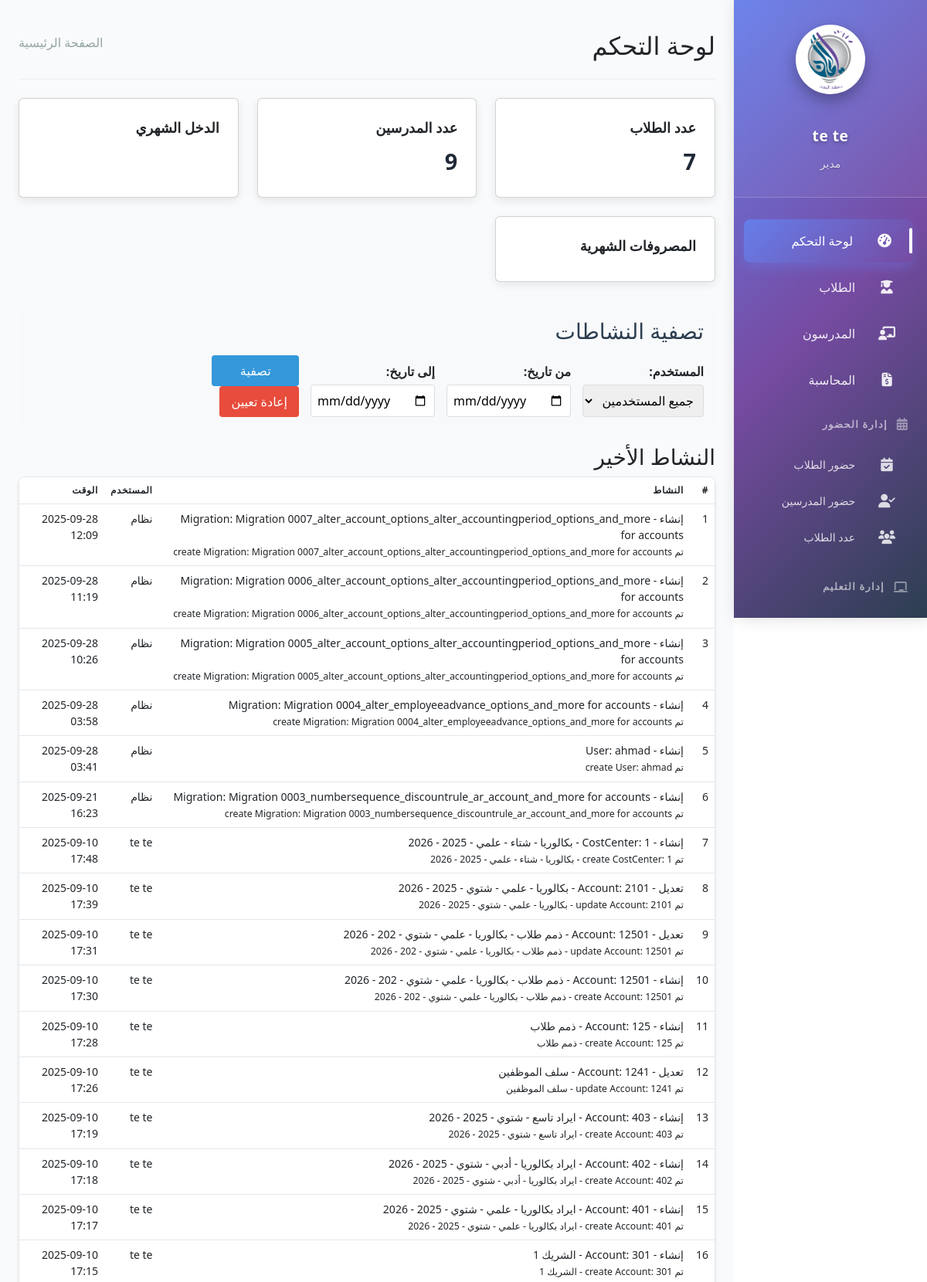
Screenshot of /index (signed in, upper part) with the database file from the repository.
### employ/models.py (models this page shows, shortened)
class Employee(models.Model):
    POSITION_CHOICES = [
        ('admin', 'إداري'),
        ('accountant', 'محاسب'),
        ('mentor', 'مرشد'),
        ('manager', 'مدير'),
        ('marketing', 'تسويق'),
        ('reception', 'استقبال'),
    ]
    user = models.OneToOneField(User, on_delete=models.CASCADE, related_name='employee')
    position = models.CharField(max_length=20, choices=POSITION_CHOICES)
    phone_number = models.CharField(max_length=20)
    hire_date = models.DateField(auto_now_add=True)
    salary = models.DecimalField(max_digits=10, decimal_places=2)
    last_salary_payment_date = models.DateField(
        null=True,
        blank=True,
        verbose_name='تاريخ آخر دفعة راتب'
    )

### pages/models.py (models this page shows, shortened)
class ActivityLog(models.Model):
    ACTION_CHOICES = [
        ('create', 'إنشاء'),
        ('update', 'تعديل'),
        ('delete', 'حذف'),
        ('login', 'دخول'),
        ('logout', 'خروج'),
        ('view', 'عرض'),
        ('other', 'أخرى'),
    ]
    user = models.ForeignKey(User, on_delete=models.CASCADE, null=True, blank=True)
    action = models.CharField(max_length=10, choices=ACTION_CHOICES)
    content_type = models.CharField(max_length=100)  # نوع المودل
    object_id = models.PositiveIntegerField(null=True, blank=True)  # معرف العنصر
    object_repr = models.CharField(max_length=200)  # وصف العنصر
    timestamp = models.DateTimeField(default=timezone.now)
    details = models.TextField(blank=True)  # تفاصيل إضافية
    class Meta:
        ordering = ['-timestamp']
        verbose_name = 'سجل النشاط'
        verbose_name_plural = 'سجلات النشاطات'

### pages/views.py (the view, shortened to what this page needs)
# urls.py: path('index',views.IndexView.as_view() , name="index"),
class IndexView(LoginRequiredMixin, TemplateView):
    template_name = 'pages/index.html'
    def get_context_data(self, **kwargs):
        context = super().get_context_data(**kwargs)
        context['students_count'] = Student.objects.count()
        context['teachers_count'] = Teacher.objects.count()
        start_date = timezone.now().replace(day=1)
        end_date = start_date + timedelta(days=31)
        context['users'] = User.objects.exclude(username='admin')
        user_filter = self.request.GET.get('user', '')
        start_date_filter = self.request.GET.get('start_date', '')
        end_date_filter = self.request.GET.get('end_date', '')
        context['selected_user'] = user_filter
        context['start_date'] = start_date_filter
        context['end_date'] = end_date_filter
        activity_query = ActivityLog.objects.filter(
            Q(user__is_superuser=False) | Q(user__isnull=True)
        ).exclude(content_type='LogEntry')
        activity_query = activity_query.exclude(user__username='admin')
        if user_filter:
            activity_query = activity_query.filter(user_id=user_filter)
        if start_date_filter:
            try:
                start_date = datetime.strptime(start_date_filter, '%Y-%m-%d')
                activity_query = activity_query.filter(timestamp__gte=start_date)
            except ValueError:
                pass  # تجاهل في حالة تاريخ غير صحيح
        context['recent_activities'] = activity_query.order_by('-timestamp')[:50]  # تحديد 50 نشاط فقط
        return context

### employ/context_processors.py (called while the page is built)
def employee_data(request):
    if request.user.is_authenticated:
        try:
            from .models import Employee
            if hasattr(request.user, 'employee'):
                return {'employee': request.user.employee}
        except Exception:
            pass
    return {}

### templates/pages/index.html (shortened to what this page needs)
{% extends "base.html" %}
{% load static %}
{% block content %}
    {% if user.is_authenticated %}
        <div class="header">
            <h2 id="pageTitle">لوحة التحكم</h2>
            <div class="breadcrumb" id="breadcrumb">
                <span>الصفحة الرئيسية</span>
            </div>
        </div>
        <div id="moduleContent">
            <div class="dashboard-cards">
                <div class="card">
                    <div class="card-title">عدد الطلاب</div>
                    <div class="card-value" id="studentsCount">{{ students_count }}</div>
                </div>
                <div class="card">
                    <div class="card-title">عدد المدرسين</div>
                    <div class="card-value" id="teachersCount">{{ teachers_count }}</div>
                </div>
                <div class="card">
                    <div class="card-title">الدخل الشهري</div>
                </div>
                <div class="card">
                    <div class="card-title">المصروفات الشهرية</div>
                </div>
            </div>
            <div class="filter-section">
                <h3>تصفية النشاطات</h3>
                <form method="GET" id="filterForm">
                    <div class="filter-row">
                        <div class="filter-group">
                            <label for="userFilter">المستخدم:</label>
                            <select name="user" id="userFilter">
                                <option value="">جميع المستخدمين</option>
                            </select>
                        </div>
                        <div class="filter-group">
                            <label for="startDate">من تاريخ:</label>
                            <input type="date" name="start_date" id="startDate" value="{{ start_date }}">
                        </div>
                        <div class="filter-group">
                            <label for="endDate">إلى تاريخ:</label>
                            <input type="date" name="end_date" id="endDate" value="{{ end_date }}">
                        </div>
                        <div class="filter-group">
                            <button type="submit" class="btn-filter">تصفية</button>
                            <button type="button" id="resetFilter" class="btn-reset">إعادة تعيين</button>
                        </div>
                    </div>
                </form>
            </div>
            <div class="recent-activity">
                <h3>النشاط الأخير</h3>
                <div class="table-container">
                    <table id="activityTable" class="table">
                        <thead>
                            <tr>
                                <th>#</th>
                                <th>النشاط</th>
                                <th>المستخدم</th>
                                <th>الوقت</th>
                            </tr>
                        </thead>
                        <tbody>
                            {% for activity in recent_activities %}
                            <tr>
                                <td>{{ forloop.counter }}</td>
                                <td>
                                    {{ activity.get_action_display }} -
                                    {{ activity.content_type }}:
                                    {{ activity.object_repr }}
                                    {% if activity.details %}
                                    <br><small>{{ activity.details }}</small>
                                    {% endif %}
                                </td>
                                <td>
                                    {% if activity.user %}
                                        {{ activity.user.get_full_name|default:activity.user.username }}
                                    {% else %}
                                        نظام
                                    {% endif %}
                                </td>
                                <td>{{ activity.timestamp|date:"Y-m-d H:i" }}</td>
                            </tr>
                            {% empty %}
                            <tr>
                                <td colspan="4" class="text-center">لا يوجد نشاطات مسجلة</td>
                            </tr>
                            {% endfor %}
                        </tbody>
                    </table>
                </div>
            </div>
        </div>
    {% else %}
        <div class="login-prompt">
            <h2>مرحباً بك في نظام إدارة المعهد</h2>
            <p>يجب <a href="{% url 'login' %}">تسجيل الدخول</a> للوصول إلى لوحة التحكم</p>
        </div>
    {% endif %}
{% endblock %}

### templates/partials/_navbar.html (shortened to what this page needs)
{% load static %}
{% if user.is_authenticated %}
<div class="sidebar">
    <div class="sidebar-header">
        <div class="logo-container">
            <img src="{% static 'img/logo.png' %}" alt="معهد اليمان" class="sidebar-logo"
                 onerror="this.style.display='none'; this.nextElementSibling.style.display='flex';">
        </div>
        <div class="user-info">
            <span>{{ user.get_full_name }}</span>
            <small>{{ user.employee.get_position_display }}</small>
        </div>
    </div>
    <div class="sidebar-menu">
        {% if user.employee.position == 'manager' or user.is_superuser %}
        <a href="{% url "pages:index" %}" class="menu-item" data-module="dashboard">
            <i class="fas fa-tachometer-alt"></i>
            <span>لوحة التحكم</span>
        </a>
        {% endif %}
        {% if user.employee.position in 'manager,admin,reception' or user.is_superuser %}
        <a href="{% url "students:student" %}" class="menu-item" data-module="students">
            <i class="fas fa-user-graduate"></i>
            <span>الطلاب</span>
        </a>
        {% endif %}
        {% if user.employee.position in 'manager,admin' or user.is_superuser %}
        <a href="{% url "employ:teachers" %}" class="menu-item" data-module="teachers">
            <i class="fas fa-chalkboard-teacher"></i>
            <span>المدرسون</span>
        </a>
        {% endif %}
        {% if user.employee.position in 'manager,accountant,reception' or user.is_superuser %}
        <a href="{% url "accounts:dashboard" %}" class="menu-item {% if 'accounts' in request.resolver_match.app_name %}active{% endif %}" data-module="accounts">
            <i class="fas fa-file-invoice-dollar"></i>
            <span>المحاسبة</span>
        </a>
        {% endif %}
        {% if user.employee.position in 'manager,mentor' or user.is_superuser %}
        <div class="menu-group">
            <div class="menu-group-title">
                <i class="fas fa-calendar-alt"></i>
                <span>إدارة الحضور</span>
            </div>
            <a href="{% url "attendance:attendance" %}" class="menu-item sub-item" data-module="attendance">
                <i class="fas fa-calendar-check"></i>
                <span>حضور الطلاب</span>
            </a>
            <a class="menu-item sub-item" href="{% url 'attendance:teacher_attendance' %}">
                <i class="fas fa-user-check"></i>
                <span>حضور المدرسين</span>
            </a>
            <a href="{% url "students:stu_num" %}" class="menu-item sub-item" data-module="students-count">
                <i class="fas fa-users"></i>
                <span>عدد الطلاب</span>
            </a>
        </div>
        {% endif %}
        {% if user.employee.position in 'manager,mentor' or user.is_superuser %}
        <div class="menu-group">
            <div class="menu-group-title">
                <i class="fas fa-chalkboard"></i>
                <span>إدارة التعليم</span>
            </div>
            <a href="{% url "classroom:classroom" %}" class="menu-item sub-item" data-module="classroom">
            </a>
        </div>
        {% endif %}
    </div>
</div>
{% endif %}

### static/css/main.css (style rules this page uses)
:root { --primary-color: #3498db; --secondary-color: #2ecc71; --danger-color: #e74c3c; --warning-color: #f39c12; --info-color: #1abc9c; --dark-color: #4d6883; --light-color: #ecf0f1; --white: #ffffff; --black: #2c3e50; --gray: #95a5a6; --border-radius: 8px; --box-shadow: 0 2px 10px rgba(0, 0, 0, 0.1); --transition: all 0.3s ease; --sidebar-width: 250px; --sidebar-collapsed-width: 70px; --sidebar-transition: all 0.4s cubic-bezier(0.4, 0, 0.2, 1); }
* { margin: 0; padding: 0; box-sizing: border-box; }
html { scroll-behavior: smooth; }
body { font-family: 'Tajawal', sans-serif; background-image: url('../img/back.png'); color: var(--black); direction: rtl; line-height: 1.6; }
a { text-decoration: none; color: var(--primary-color); }
.sidebar { width: var(--sidebar-width); height: 100vh; position: fixed; right: 0; top: 0; background: linear-gradient(180deg, #2c3e50 0%, #1a252f 100%); color: white; transition: var(--sidebar-transition); z-index: 1000; overflow-y: auto; box-shadow: 5px 0 15px rgba(0, 0, 0, 0.1); display: flex; flex-direction: column; overscroll-behavior: contain; -webkit-overflow-scrolling: touch; scrollbar-width: thin; scrollbar-color: var(--primary-color) rgba(0,0,0,0.1); }
.sidebar-header { padding: 1.5rem; position: sticky; top: 0; background-color: var(--dark-color); z-index: 10; border-bottom: 1px solid rgba(255,255,255,0.1); display: flex; flex-direction: column; align-items: center; transition: var(--sidebar-transition); }
.user-info { margin-top: 1rem; }
.user-info span { display: block; font-weight: 700; }
.user-info small { color: var(--gray); font-size: 0.8rem; }
.sidebar-menu { flex-grow: 1; padding: 1rem 0; }
.menu-item { display: flex; align-items: center; padding: 0.8rem 1.5rem; margin: 0.2rem 1rem; border-radius: var(--border-radius); transition: var(--sidebar-transition); color: rgba(255, 255, 255, 0.9); cursor: pointer; position: relative; gap: 1rem; }
.menu-item.active { background-color: var(--primary-color); color: var(--white); box-shadow: 0 4px 6px rgba(0, 0, 0, 0.1); }
.menu-item i { font-size: 1.2rem; min-width: 24px; transition: var(--sidebar-transition); }
.menu-item span { margin-right: 0.8rem; white-space: nowrap; transition: var(--sidebar-transition); }
.header { display: flex; justify-content: space-between; align-items: center; margin-bottom: 1.5rem; padding-bottom: 1rem; border-bottom: 1px solid #eee; }
.breadcrumb { font-size: 0.9rem; color: var(--gray); }
.dashboard-cards { display: grid; grid-template-columns: repeat(auto-fill, minmax(250px, 1fr)); gap: 1.5rem; margin-bottom: 2rem; }
.card { background-color: var(--white); border-radius: var(--border-radius); padding: 1.5rem; box-shadow: var(--box-shadow); transition: var(--transition); }
.card-title { font-size: 0.9rem; color: var(--gray); margin-bottom: 0.5rem; }
.card-value { font-size: 1.8rem; font-weight: 700; color: var(--dark-color); }
.table-container { background-color: var(--white); border-radius: var(--border-radius); box-shadow: var(--box-shadow); overflow-x: auto; margin-bottom: 2rem; }
.table { width: 100%; border-collapse: collapse; }
.table th, .table td { padding: 0.8rem 1rem; text-align: right; }
.table th { background-color: #f8f9fa; font-weight: 700; color: var(--dark-color); border-bottom: 2px solid #eee; }
.table td { border-bottom: 1px solid #eee; }
label { display: block; margin-bottom: 0.5rem; font-weight: 500; }
@media (max-width: 1200px) { .sidebar { width: 220px; } }
@media (max-width: 1200px) { .menu-item { padding: 0.7rem 1.2rem; } }

### templates/pages/index.html (style rules this page uses)
.filter-section { background: #f8f9fa; padding: 15px; border-radius: 5px; margin-bottom: 20px; }
.filter-section h3 { margin-top: 0; margin-bottom: 15px; color: #2c3e50; }
.filter-row { display: flex; flex-wrap: wrap; gap: 15px; align-items: end; }
.filter-group { display: flex; flex-direction: column; }
.filter-group label { margin-bottom: 5px; font-weight: bold; }
.filter-group select, .filter-group input { padding: 8px; border: 1px solid #ddd; border-radius: 4px; }
.btn-filter, .btn-reset { padding: 8px 15px; border: none; border-radius: 4px; cursor: pointer; }
.btn-filter { background-color: #3498db; color: white; }
.btn-reset { background-color: #e74c3c; color: white; margin-left: 10px; }

### rows the page displays
ActivityLog: action "إنشاء", content_type "Migration", object_repr "Migration 0007_alter_account_options_alter_accountingperiod_options_and_more for accounts", details "تم create Migration: Migration 0007_alter_account_options_alter_accountingperiod_options_and_more for accounts", shows "نظام", timestamp "2025-09-28 12:09"
ActivityLog: action "إنشاء", content_type "Migration", object_repr "Migration 0006_alter_account_options_alter_accountingperiod_options_and_more for accounts", details "تم create Migration: Migration 0006_alter_account_options_alter_accountingperiod_options_and_more for accounts", shows "نظام", timestamp "2025-09-28 11:19"
ActivityLog: action "إنشاء", content_type "Migration", object_repr "Migration 0005_alter_account_options_alter_accountingperiod_options_and_more for accounts", details "تم create Migration: Migration 0005_alter_account_options_alter_accountingperiod_options_and_more for accounts", shows "نظام", timestamp "2025-09-28 10:26"
ActivityLog: action "إنشاء", content_type "Migration", object_repr "Migration 0004_alter_employeeadvance_options_and_more for accounts", details "تم create Migration: Migration 0004_alter_employeeadvance_options_and_more for accounts", shows "نظام", timestamp "2025-09-28 03:58"
ActivityLog: action "إنشاء", content_type "User", object_repr "ahmad", details "تم create User: ahmad", shows "نظام", timestamp "2025-09-28 03:41"
ActivityLog: action "إنشاء", content_type "Migration", object_repr "Migration 0003_numbersequence_discountrule_ar_account_and_more for accounts", details "تم create Migration: Migration 0003_numbersequence_discountrule_ar_account_and_more for accounts", shows "نظام", timestamp "2025-09-21 16:23"
ActivityLog: action "إنشاء", content_type "CostCenter", object_repr "1 - بكالوريا - شتاء - علمي - 2025 - 2026", details "تم create CostCenter: 1 - بكالوريا - شتاء - علمي - 2025 - 2026", user.get_full_name "te te", timestamp "2025-09-10 17:48"
ActivityLog: action "تعديل", content_type "Account", object_repr "2101 - بكالوريا - علمي - شتوي - 2025 - 2026", details "تم update Account: 2101 - بكالوريا - علمي - شتوي - 2025 - 2026", user.get_full_name "te te", timestamp "2025-09-10 17:39"
ActivityLog: action "تعديل", content_type "Account", object_repr "12501 - ذمم طلاب - بكالوريا - علمي - شتوي - 202 - 2026", details "تم update Account: 12501 - ذمم طلاب - بكالوريا - علمي - شتوي - 202 - 2026", user.get_full_name "te te", timestamp "2025-09-10 17:31"
ActivityLog: action "إنشاء", content_type "Account", object_repr "12501 - ذمم طلاب - بكالوريا - علمي - شتوي - 202 - 2026", details "تم create Account: 12501 - ذمم طلاب - بكالوريا - علمي - شتوي - 202 - 2026", user.get_full_name "te te", timestamp "2025-09-10 17:30"
ActivityLog: action "إنشاء", content_type "Account", object_repr "125 - ذمم طلاب", details "تم create Account: 125 - ذمم طلاب", user.get_full_name "te te", timestamp "2025-09-10 17:28"
ActivityLog: action "تعديل", content_type "Account", object_repr "1241 - سلف الموظفين", details "تم update Account: 1241 - سلف الموظفين", user.get_full_name "te te", timestamp "2025-09-10 17:26"
ActivityLog: action "إنشاء", content_type "Account", object_repr "403 - ايراد تاسع - شتوي - 2025 - 2026", details "تم create Account: 403 - ايراد تاسع - شتوي - 2025 - 2026", user.get_full_name "te te", timestamp "2025-09-10 17:19"
ActivityLog: action "إنشاء", content_type "Account", object_repr "402 - ايراد بكالوريا - أدبي - شتوي - 2025 - 2026", details "تم create Account: 402 - ايراد بكالوريا - أدبي - شتوي - 2025 - 2026", user.get_full_name "te te", timestamp "2025-09-10 17:18"
ActivityLog: action "إنشاء", content_type "Account", object_repr "401 - ايراد بكالوريا - علمي - شتوي - 2025 - 2026", details "تم create Account: 401 - ايراد بكالوريا - علمي - شتوي - 2025 - 2026", user.get_full_name "te te", timestamp "2025-09-10 17:17"
ActivityLog: action "إنشاء", content_type "Account", object_repr "301 - الشريك 1", details "تم create Account: 301 - الشريك 1", user.get_full_name "te te", timestamp "2025-09-10 17:15"

### other values shown
{{ user.get_full_name }} "te te"
{{ user.employee.get_position_display }} "مدير"
{{ students_count }} "7"
{{ teachers_count }} "9"
